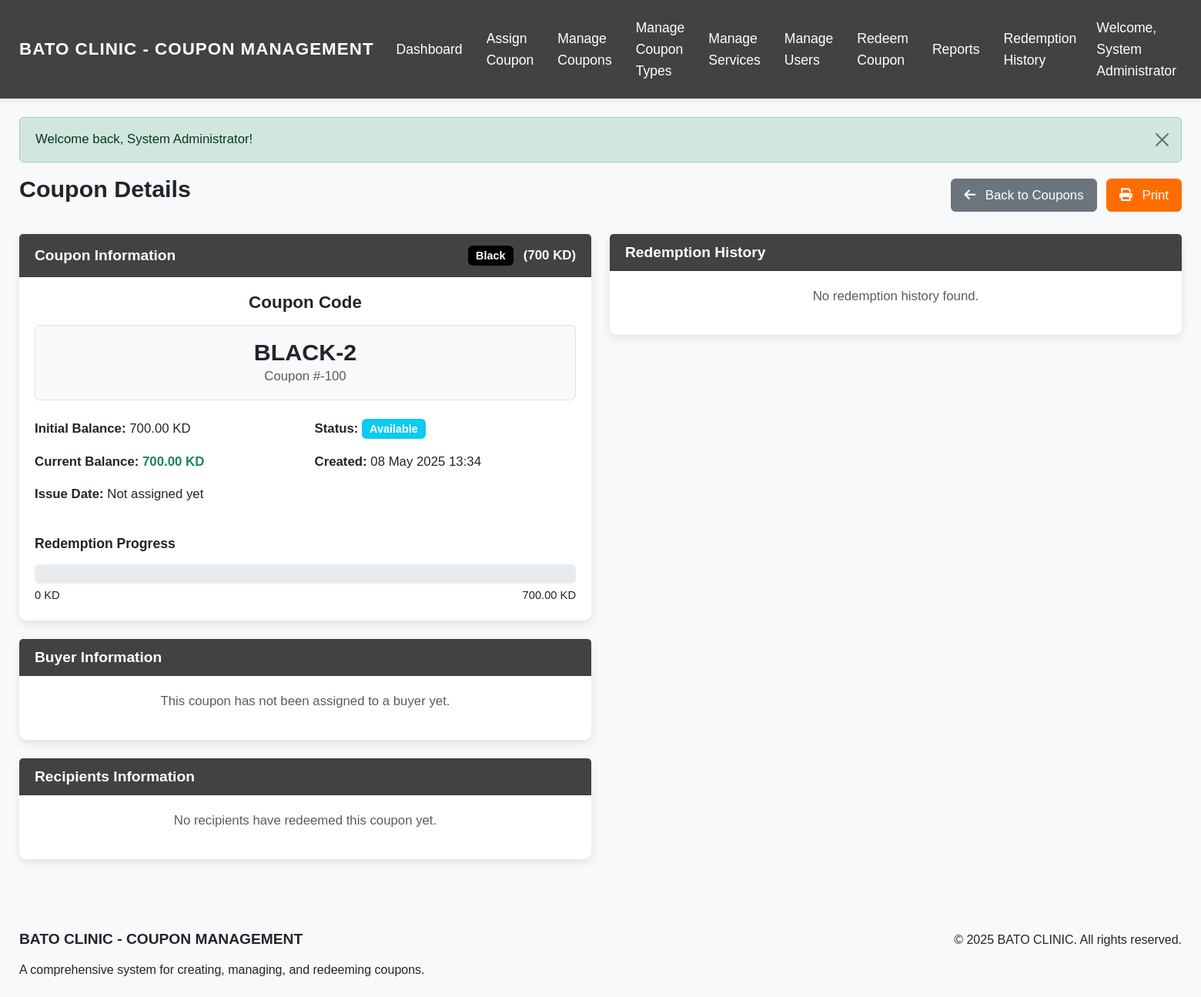
The page /admin/view_coupon.php?id=2 (signed in) on the database its author committed.
### tables this page shows
CREATE TABLE coupons (
    id INT AUTO_INCREMENT PRIMARY KEY,
    code VARCHAR(20) NOT NULL UNIQUE,
    coupon_type_id INT NOT NULL,
    buyer_id INT,
    recipient_id INT,
    initial_balance DECIMAL(10, 2) NOT NULL,
    current_balance DECIMAL(10, 2) NOT NULL,
    issue_date DATE,
    status ENUM('available', 'assigned', 'fully_redeemed') NOT NULL DEFAULT 'available',
    created_at TIMESTAMP DEFAULT CURRENT_TIMESTAMP,
    updated_at TIMESTAMP DEFAULT CURRENT_TIMESTAMP ON UPDATE CURRENT_TIMESTAMP,
    FOREIGN KEY (coupon_type_id) REFERENCES coupon_types(id),
    FOREIGN KEY (buyer_id) REFERENCES users(id),
    FOREIGN KEY (recipient_id) REFERENCES users(id),
    INDEX (code),
    INDEX (buyer_id),
    INDEX (recipient_id),
    INDEX (status)
);

CREATE TABLE coupon_types (
    id INT AUTO_INCREMENT PRIMARY KEY,
    name ENUM('Black', 'Gold', 'Silver') NOT NULL,
    description TEXT,
    value DECIMAL(10, 2) NOT NULL,
    created_at TIMESTAMP DEFAULT CURRENT_TIMESTAMP,
    updated_at TIMESTAMP DEFAULT CURRENT_TIMESTAMP ON UPDATE CURRENT_TIMESTAMP
);

### models/Coupon.php (called while the page is built, shortened)
<?php
class Coupon {
    private $conn;
    private $table_name = "coupons";
    public $id;
    public function __construct($db) {
        $this->conn = $db;
    }
    public function readOne() {
        $query = "SELECT c.*, ct.name as coupon_type_name, ct.value as coupon_type_value,
                         b.full_name as buyer_name, b.email as buyer_email, b.civil_id as buyer_civil_id,
                         b.mobile_number as buyer_mobile, b.file_number as buyer_file_number,
                         r.full_name as recipient_name, r.email as recipient_email, r.civil_id as recipient_civil_id,
                         r.mobile_number as recipient_mobile, r.file_number as recipient_file_number
                  FROM " . $this->table_name . " c
                  LEFT JOIN coupon_types ct ON c.coupon_type_id = ct.id
                  LEFT JOIN users b ON c.buyer_id = b.id
                  LEFT JOIN users r ON c.recipient_id = r.id
                  WHERE c.id = ?
                  LIMIT 0,1";
        $stmt = $this->conn->prepare($query);
        $stmt->bindParam(1, $this->id);
        $stmt->execute();
        $row = $stmt->fetch(PDO::FETCH_ASSOC);
        if($row) {
            $this->code = $row['code'];
            $this->initial_balance = $row['initial_balance'];
            $this->current_balance = $row['current_balance'];
            $this->issue_date = $row['issue_date'];
            $this->status = $row['status'];
            $this->created_at = $row['created_at'];
            $this->coupon_type_name = $row['coupon_type_name'];
            $this->coupon_type_value = $row['coupon_type_value'];
            return true;
        }
        return false;
    }
}
?>

### models/RedemptionLog.php (called while the page is built, shortened)
<?php
class RedemptionLog {
    private $conn;
    private $table_name = "redemption_logs";
    public $coupon_id;
    public function __construct($db) {
        $this->conn = $db;
    }
    public function getByCoupon() {
        $query = "SELECT r.*, u.full_name as redeemer_name
                  FROM " . $this->table_name . " r
                  LEFT JOIN users u ON r.redeemed_by = u.id
                  WHERE r.coupon_id = ?
                  ORDER BY r.redemption_date DESC, r.redemption_time DESC";
        $stmt = $this->conn->prepare($query);
        $stmt->bindParam(1, $this->coupon_id);
        $stmt->execute();
        return $stmt;
    }
}
?>

### admin/view_coupon.php (the view, shortened to what this page needs)
<?php
require_once '../models/Coupon.php';
require_once '../models/RedemptionLog.php';
$isJson = isset($_GET['format']) && $_GET['format'] === 'json';
$database = new Database();
$db = $database->getConnection();
$coupon = new Coupon($db);
$coupon->id = $_GET['id'];
if(!$coupon->readOne()) {
    if($isJson) {
        header('Content-Type: application/json');
        echo json_encode(['error' => 'Coupon not found']);
        exit;
    } else {
        $_SESSION['message'] = "Coupon not found.";
        $_SESSION['message_type'] = "danger";
        redirect('admin/manage_coupons.php');
    }
}
$buyer = null;
$redemptionLog = new RedemptionLog($db);
$redemptionLog->coupon_id = $coupon->id;
$redemptionLogs = $redemptionLog->getByCoupon();
include_once '../includes/header.php';
?>
<div class="row">
    <div class="col-md-12">
        <div class="d-flex justify-content-between align-items-center mb-4">
            <h2>Coupon Details</h2>
            <div>
                <a href="<?php echo BASE_URL; ?>admin/manage_coupons.php" class="btn btn-secondary">
                    <i class="fas fa-arrow-left me-2"></i> Back to Coupons
                </a>
                <button type="button" class="btn btn-primary ms-2" id="printCouponBtn">
                    <i class="fas fa-print me-2"></i> Print
                </button>
            </div>
        </div>
    </div>
</div>
<div class="row">
    <div class="col-md-6">
        <div class="card">
            <div class="card-header d-flex justify-content-between align-items-center">
                <h5 class="card-title mb-0">Coupon Information</h5>
                <div>
                    <span class="badge <?php
                        if(strtolower($coupon->coupon_type_name) === 'black') {
                            echo 'badge-black';
                        } else if(strtolower($coupon->coupon_type_name) === 'gold') {
                            echo 'badge-gold';
                        } else if(strtolower($coupon->coupon_type_name) === 'silver') {
                            echo 'badge-silver';
                        } else {
                            echo 'bg-secondary';
                        }
                    ?>">
                        <?php echo $coupon->coupon_type_name; ?>
                    </span>
                    <small class="ms-2">(<?php echo number_format($coupon->coupon_type_value, 0); ?> KD)</small>
                </div>
            </div>
            <div class="card-body">
                <div class="row mb-4">
                    <div class="col-md-12 text-center">
                        <h4>Coupon Code</h4>
                        <div class="border p-3 rounded bg-light">
                            <h2 class="mb-0"><?php echo $coupon->code; ?></h2>
                            <p class="text-muted mb-0">
                                <?php
                                $couponNumber = substr($coupon->code, 1);
                                echo "Coupon #" . ($couponNumber - 100);
                                ?>
                            </p>
                        </div>
                    </div>
                </div>
                <div class="row">
                    <div class="col-md-6">
                        <p><strong>Initial Balance:</strong> <?php echo number_format($coupon->initial_balance, 2); ?> KD</p>
                        <p><strong>Current Balance:</strong> <span class="text-<?php echo $coupon->current_balance > 0 ? 'success' : 'danger'; ?> fw-bold"><?php echo number_format($coupon->current_balance, 2); ?> KD</span></p>
                        <p><strong>Issue Date:</strong> <?php echo $coupon->issue_date ? date('d M Y', strtotime($coupon->issue_date)) : 'Not assigned yet'; ?></p>
                    </div>
                    <div class="col-md-6">
                        <p><strong>Status:</strong>
                            <?php if($coupon->status === 'available'): ?>
                                <span class="badge bg-info">Available</span>
                            <?php elseif($coupon->status === 'assigned'): ?>
                                <span class="badge bg-success">Assigned</span>
                            <?php elseif($coupon->status === 'fully_redeemed'): ?>
                                <span class="badge bg-danger">Fully Redeemed</span>
                            <?php endif; ?>
                        </p>
                        <p><strong>Created:</strong> <?php echo date('d M Y H:i', strtotime($coupon->created_at)); ?></p>
                    </div>
                </div>
                <div class="mt-4">
                    <h6>Redemption Progress</h6>
                    <div class="progress" style="height: 25px;">
                    </div>
                    <div class="d-flex justify-content-between mt-1">
                        <small>0 KD</small>
                        <small><?php echo number_format($coupon->initial_balance, 2); ?> KD</small>
                    </div>
                </div>
            </div>
        </div>
        <div class="card mt-4">
            <div class="card-header">
                <h5 class="card-title mb-0">Buyer Information</h5>
            </div>
            <div class="card-body">
                <?php if($buyer): ?>
                <div class="row">
                    <div class="col-md-6">
                        <p><strong>Name:</strong> <?php echo $buyer->full_name; ?></p>
                        <p><strong>Email:</strong> <?php echo $buyer->email; ?></p>
                        <p><strong>Civil ID:</strong> <?php echo $buyer->civil_id; ?></p>
                    </div>
                    <div class="col-md-6">
                        <p><strong>Mobile:</strong> <?php echo $buyer->mobile_number; ?></p>
                        <p><strong>File Number:</strong> <?php echo $buyer->file_number; ?></p>
                        <p><strong>Purchase Date:</strong> <?php echo $buyer->purchase_date ? date('d M Y', strtotime($buyer->purchase_date)) : 'N/A'; ?></p>
                    </div>
                </div>
                <?php else: ?>
                <p class="text-center text-muted">This coupon has not been assigned to a buyer yet.</p>
                <?php endif; ?>
            </div>
        </div>
        <div class="card mt-4">
            <div class="card-header">
                <h5 class="card-title mb-0">Recipients Information</h5>
            </div>
            <div class="card-body">
                <?php
                $recipientQuery = "SELECT DISTINCT rl.recipient_name, rl.recipient_civil_id, rl.recipient_mobile, rl.recipient_file_number,
                                   COUNT(rl.id) as redemption_count, SUM(rl.amount) as total_amount,
                                   MAX(CONCAT(rl.redemption_date, ' ', rl.redemption_time)) as last_redemption
                            FROM redemption_logs rl
                            WHERE rl.coupon_id = ?
                            GROUP BY rl.recipient_name, rl.recipient_civil_id, rl.recipient_mobile, rl.recipient_file_number
                            ORDER BY last_redemption DESC";
                $stmt = $db->prepare($recipientQuery);
                $stmt->bindParam(1, $coupon->id);
                $stmt->execute();
                $recipients = $stmt->fetchAll(PDO::FETCH_ASSOC);
                if(count($recipients) > 0):
                ?>
                <div class="table-responsive">
                    <table class="table table-striped table-hover">
                        <thead>
                            <tr>
                                <th>Recipient Name</th>
                                <th>Civil ID</th>
                                <th>Mobile</th>
                                <th>File Number</th>
                                <th>Redemptions</th>
                                <th>Total Amount</th>
                                <th>Last Used</th>
                            </tr>
                        </thead>
                        <tbody>
                            <?php foreach($recipients as $recipient): ?>
                            <tr>
                                <td><?php echo $recipient['recipient_name']; ?></td>
                                <td><?php echo $recipient['recipient_civil_id']; ?></td>
                                <td><?php echo $recipient['recipient_mobile']; ?></td>
                                <td><?php echo $recipient['recipient_file_number']; ?></td>
                                <td><span class="badge bg-info"><?php echo $recipient['redemption_count']; ?></span></td>
                                <td><?php echo number_format($recipient['total_amount'], 2); ?> KD</td>
                                <td><?php echo date('d M Y H:i', strtotime($recipient['last_redemption'])); ?></td>
                            </tr>
                            <?php endforeach; ?>
                        </tbody>
                    </table>
                </div>
                <?php else: ?>
                <p class="text-center text-muted">No recipients have redeemed this coupon yet.</p>
                <?php endif; ?>
            </div>
        </div>
    </div>
    <div class="col-md-6">
        <div class="card">
            <div class="card-header">
                <h5 class="card-title mb-0">Redemption History</h5>
            </div>
            <div class="card-body">
                <?php if($redemptionLogs->rowCount() > 0): ?>
                    <div class="table-responsive">
                        <table class="table table-striped">
                            <thead>
                                <tr>
                                    <th>Date</th>
                                    <th>Service</th>
                                    <th>Amount</th>
                                    <th>Remaining</th>
                                </tr>
                            </thead>
                            <tbody>
                                <?php while($row = $redemptionLogs->fetch(PDO::FETCH_ASSOC)): ?>
                                    <tr>
                                        <td><?php echo date('d M Y', strtotime($row['redemption_date'])); ?></td>
                                        <td><?php echo $row['service_name']; ?></td>
                                        <td><?php echo number_format($row['amount'], 2); ?> KD</td>
                                        <td><?php echo number_format($row['remaining_balance'], 2); ?> KD</td>
                                    </tr>
                                <?php endwhile; ?>
                            </tbody>
                        </table>
                    </div>
                <?php else: ?>
                    <p class="text-center text-muted">No redemption history found.</p>
                <?php endif; ?>
            </div>
        </div>
    </div>
</div>
<?php
include_once '../includes/footer.php';
?>

### includes/header.php (style rules this page uses)
body { background-color: #f8f9fa; font-family: 'Arial', sans-serif; font-size: 16px; line-height: 1.6; }
.card { border-radius: 10px; box-shadow: 0 4px 12px rgba(0, 0, 0, 0.1); margin-bottom: 20px; background-color: #ffffff; border: none; }
.card-header { background-color: #424242; border-bottom: 1px solid rgba(0, 0, 0, 0.125); font-weight: bold; color: #fff; border-top-left-radius: 10px; border-top-right-radius: 10px; font-size: 1.2rem; padding: 12px 20px; }
.card-body { padding: 20px; font-size: 1.05rem; }
.btn { font-size: 1.05rem; padding: 8px 16px; }
.btn-primary { background-color: #ff6d00; border-color: #ff6d00; }
.badge { font-size: 0.9rem; padding: 6px 10px; }
.badge-black { background-color: #000; color: #fff; }
h1, h2, h3, h4, h5, h6 { font-weight: 600; margin-bottom: 1rem; }
h2 { font-size: 1.9rem; }
h4 { font-size: 1.4rem; }
h5 { font-size: 1.2rem; }
h6 { font-size: 1.1rem; }

### rows shown on the page
coupons: coupon_type.name "Black", coupon_type.value "700", code "BLACK-2", $couponNumber-100 "-100", initial_balance "700.00", current_balance "700.00", created_at "08 May 2025 13:34"

### other values the page prints
$_SESSION['user_name'] "System Administrator"
$_SESSION['message'] "Welcome back, System Administrator!"
